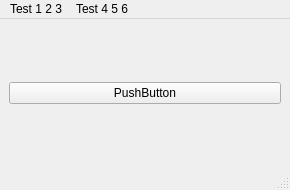
<?xml version="1.0" encoding="UTF-8"?>
<ui version="4.0">
 <class>gui</class>
 <widget class="QMainWindow" name="gui">
  <property name="geometry">
   <rect>
    <x>0</x>
    <y>0</y>
    <width>290</width>
    <height>190</height>
   </rect>
  </property>
  <property name="windowTitle">
   <string>gui</string>
  </property>
  <widget class="QWidget" name="centralwidget">
   <layout class="QVBoxLayout" name="verticalLayout">
    <item>
     <widget class="QPushButton" name="btn1">
      <property name="text">
       <string>PushButton</string>
      </property>
     </widget>
    </item>
   </layout>
  </widget>
  <widget class="QMenuBar" name="menubar">
   <property name="geometry">
    <rect>
     <x>0</x>
     <y>0</y>
     <width>290</width>
     <height>22</height>
    </rect>
   </property>
   <widget class="QMenu" name="menuTest_1_2_3">
    <property name="title">
     <string>Test 1 2 3</string>
    </property>
   </widget>
   <widget class="QMenu" name="menuTest_4_5_6">
    <property name="title">
     <string>Test 4 5 6</string>
    </property>
   </widget>
   <addaction name="menuTest_1_2_3"/>
   <addaction name="menuTest_4_5_6"/>
  </widget>
  <widget class="QStatusBar" name="statusbar"/>
 </widget>
 <resources/>
 <connections/>
</ui>
